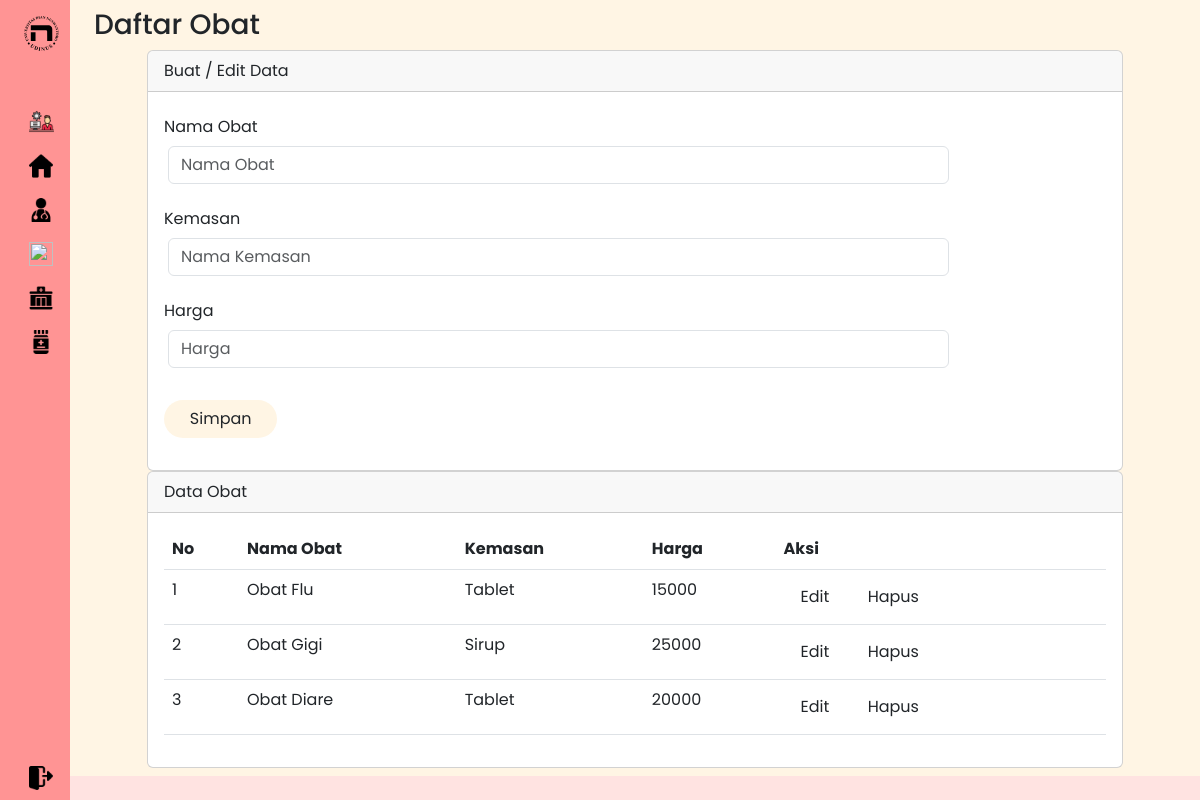
/obat.php, run on the app's committed database.
### tables this page shows
CREATE TABLE `obat` (
  `id` int(11) NOT NULL,
  `nama_obat` varbinary(50) NOT NULL,
  `kemasan` varchar(35) NOT NULL,
  `harga` int(11) NOT NULL
);

### obat.php (the view, shortened to what this page needs)
<?php
include ("config.php");
$nama_obat = '';
$kemasan = '';
$harga = '';
?>
<!DOCTYPE html>
<html lang="en">
<head>
    <link href="https://cdn.lineicons.com/4.0/lineicons.css" rel="stylesheet" />
    <link href="https://cdn.jsdelivr.net/npm/bootstrap@5.3.0-alpha3/dist/css/bootstrap.min.css" rel="stylesheet"
>
    <link rel="stylesheet" href="css/style3.css">
</head>
<body>
    <div class="wrapper">
        <aside id="sidebar">
            <div class="d-flex">
                <button class="toggle-btn" type="button">
                    <img src="sources/logo.svg" alt="" width="35" height="35" class="d-inline-block align-text-top">
                </button>
            </div>
            <ul class="sidebar-nav">
                <li class="sidebar-item">
                    <a href="#" class="sidebar-link">
                        <img src="sources/admin.png" alt="" width="25" height="25" class="d-inline-block align-text-top">
                    </a>
                </li>
                <li class="sidebar-item">
                    <a href="http://localhost/Projek_BK/adminhome.php" class="sidebar-link">
                        <img src="sources/home.png" alt="" width="24" height="24" class="d-inline-block align-text-top">
                    </a>
                </li>
                <li class="sidebar-item">
                    <a href="http://localhost/Projek_BK/dokterhome.php" class="sidebar-link">
                        <img src="sources/doctor.png" alt="" width="24" height="24" class="d-inline-block align-text-top">
                    </a>
                </li>
                <li class="sidebar-item">
                    <a href="http://localhost/Projek_BK/pasienhome.php" class="sidebar-link">
                        <img src="sources/pasien.png" alt="" width="24" height="24" class="d-inline-block align-text-top">
                    </a>
                </li>
                <li class="sidebar-item">
                    <a href="http://localhost/Projek_BK/poli.php#" class="sidebar-link">
                        <img src="sources/clinic.png" alt="" width="24" height="24" class="d-inline-block align-text-top">
                    </a>
                </li>
                <li class="sidebar-item">
                    <a href="http://localhost/Projek_BK/obat.php#" class="sidebar-link">
                        <img src="sources/obat.png" alt="" width="24" height="24" class="d-inline-block align-text-top">
                    </a>
                </li>
            </ul>
            <div class="sidebar-footer">
                <a href="http://localhost/Projek_BK/index.php" class="sidebar-link">
                    <img src="sources/logout.png" alt="" width="24" height="24" class="d-inline-block align-text-top">
                </a>
            </div>
        </aside>
        <div class="main">
            <div class="container-fluid py-2" style="background-color:#FFF5E4;">
                <div class="container">
                    <div class="row">
                        <div class="col-12">
                            <h3>Daftar Obat</h3>
                        </div>
                        <div class="mx-auto">
                            <div class="card">
                                <div class="card-header">
                                    Buat / Edit Data
                                </div>
                                <div class="card-body">
                                    <form action="" method="POST" name="myForm" onsubmit="return(validate());">
                                        <div class="mb-3 row">
                                            <label for="nama_obat" class="col-sm-2 col-form-label">Nama Obat</label>
                                            <div class="col-sm-10 mx-1">
                                                <input type="text" class="form-control" name="nama_obat" id="nama_obat" placeholder="Nama Obat" value="<?php echo $nama_obat ?>">
                                            </div>
                                        </div>
                                        <div class="mb-3 row">
                                            <label for="kemasan" class="col-sm-2 col-form-label">Kemasan</label>
                                            <div class="col-sm-10 mx-1">
                                                <input type="text" class="form-control" name="kemasan" id="kemasan" placeholder="Nama Kemasan" value="<?php echo $kemasan ?>">
                                            </div>
                                        </div>
                                        <div class="mb-3 row">
                                            <label for="harga" class="col-sm-2 col-form-label">Harga</label>
                                            <div class="col-sm-10 mx-1">
                                                <input type="text" class="form-control" name="harga" id="harga" placeholder="Harga" value="<?php echo $harga ?>">
                                            </div>
                                        </div>
                                        <div class="col-12 py-3">
                                            <button type="submit" class="btn rounded-pill" style="width: 3cm; background-color:#FFF5E4;" name="simpan">Simpan</button>
                                        </div>
                                    </form>
                                </div>
                            </div>
                            <div class="card">
                                <div class="card-header">
                                    Data Obat
                                </div>
                                <div class="card-body">
                                    <table class="table">
                                        <thead>
                                            <tr>
                                                <th scope="col">No</th>
                                                <th scope="col">Nama Obat</th>
                                                <th scope="col">Kemasan</th>
                                                <th scope="col">Harga</th>
                                                <th scope="col">Aksi</th>
                                            </tr>
                                        </thead>
                                        <tbody>
                                            <?php
                                            $result = $pdo->query("SELECT * FROM obat");
                                            $no = 1;
                                            while ($data = $result->fetch(PDO::FETCH_ASSOC)) {
                                                ?>
                                                <tr>
                                                    <td><?php echo $no++ ?></td>
                                                    <td><?php echo $data['nama_obat'] ?></td>
                                                    <td><?php echo $data['kemasan'] ?></td>
                                                    <td><?php echo $data['harga'] ?></td>
                                                    <td>
                                                        <a class="btn rounded-pill px-3" href="obat.php?id=<?php echo $data['id'] ?>">Edit</a>
                                                        <a class="btn rounded-pill px-3" href="obat.php?id=<?php echo $data['id'] ?>&aksi=hapus">Hapus</a>
                                                    </td>
                                                </tr>
                                                <?php
                                            }
                                            ?>
                                        </tbody>
                                    </table>
                                </div>
                            </div>
                        </div>
                    </div>
                </div>
            </div>
        </div>
    </div>
</body>
</html>

### css/style3.css (style rules this page uses)
body { font-family: "Poppins", sans-serif; background-color: #FF9494; }
a { text-decoration: none; }
li { list-style: none; }
.wrapper { display: flex; width: 100%; }
.main { min-height: 100vh; width: 100%; overflow: hidden; transition: all 0.35s ease-in-out; background-color: #FFE3E1; }
#sidebar { width: 70px; min-width: 70px; z-index: 1000; transition: all .25s ease-in-out; background-color: #FF9494; display: flex; flex-direction: column; }
.toggle-btn { background-color: transparent; cursor: pointer; border: 0; padding: 1rem 1.5rem; }
.sidebar-nav { padding: 2rem 0; flex: 1 1 auto; }
a.sidebar-link { padding: .625rem 1.625rem; color: #000; display: block; font-size: 0.9rem; white-space: nowrap; border-left: 3px solid transparent; }
.sidebar-item { position: relative; }
.mx-auto { width : 1000px; }

### data on the page
obat: nama_obat "Obat Flu", kemasan "Tablet", harga "15000"
obat: nama_obat "Obat Gigi", kemasan "Sirup", harga "25000"
obat: nama_obat "Obat Diare", kemasan "Tablet", harga "20000"
